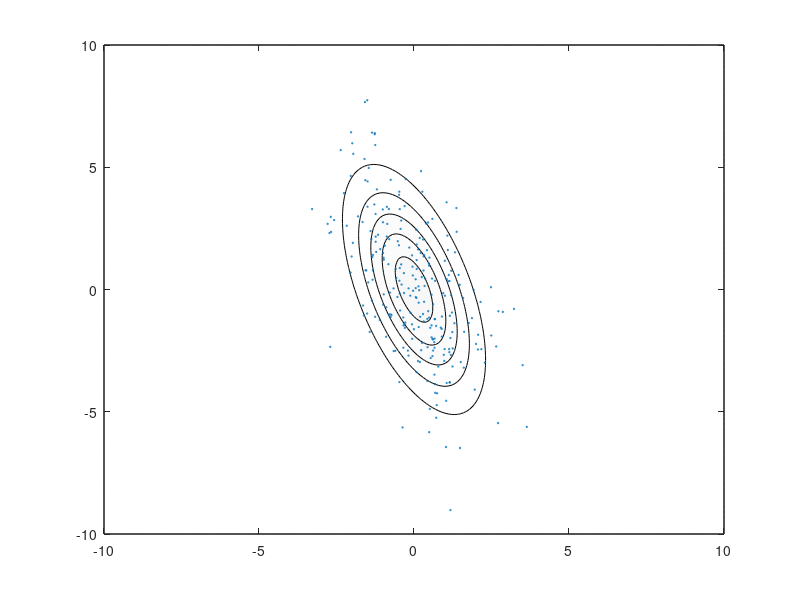

Recreate this plot in MATLAB. (Note: this script raises an error after producing the figure.)
clear all;
close all;

rng(0);

% hidden  parameters
s = [1,3];
H = s.*randn(256,2);
theta = 0.4*pi/4;
R = [cos(theta),sin(theta);-sin(theta),cos(theta)];
H = (R'*H')';

s = [4,0.4];
X = s.*randn(256,2);
theta = 1.0*pi/4;
R = [cos(theta),sin(theta);-sin(theta),cos(theta)];
X = (R'*X')';

% empirical statitistics
Chh = cov(H);
Cxx = cov(X);
[V,D] = eig(Chh);%,inv(Cxx));
[U,L] = eig(Cxx);

hmax = 2*ceil(sqrt(max(D(:))));
xmax = 2*ceil(sqrt(max(L(:))));
gmax = max(hmax,xmax);
[h1grid,h2grid] = meshgrid(-gmax:0.1:gmax);
grid = [h1grid(:),h2grid(:)];
[xmids,ymids] = meshgrid(-2*gmax:1:2*gmax);
mids = [xmids(:),ymids(:)];
map = 1-gray;
map = map(1:end-32,:);

figure(1);
colormap(map);
dist = reshape(mvnpdf(grid,[0,0],Chh),size(h1grid));
contourf(h1grid,h2grid,dist,0.08:-0.01:0.000,'LineColor','black');
hold on;
Y = H;
scatter(Y(:,1),Y(:,2),1,'red');
plotv(4*V,'r');
% xymids = (V'*mids')';
% [vx,vy] = voronoi(xymids(:,1),xymids(:,2));
% plot(vx,vy,'Color',0.7*[1,1,1]);
axis equal;
axis([-hmax,+hmax,-hmax,+hmax]);
xlabel('$h_1$');
ylabel('$h_2$');

figure(2);
colormap(map);
dist = reshape(mvnpdf((V'*grid')',[0,0],Chh),size(h1grid));
contourf(h1grid,h2grid,dist,0.08:-0.01:0.000,'LineColor','black');
hold on;
Y = (V'*H')';
scatter(Y(:,1),Y(:,2),1,'red');
plotv(4*inv(V')*V','r');
xymids = mids;
[vx,vy] = voronoi(xymids(:,1),xymids(:,2));
plot(vx,vy,'Color',0.7*[1,1,1]);
axis equal;
axis([-hmax,+hmax,-hmax,+hmax]);
xlabel('$c_1$');
ylabel('$c_2$');

figure(3);
colormap(map);
dist = reshape(mvnpdf(grid,[0,0],Chh),size(h1grid));
contourf(h1grid,h2grid,dist,0.08:-0.01:0.000,'LineColor','black');
hold on;
Y = H;
scatter(Y(:,1),Y(:,2),1,'red');
plotv(4*V,'r');
xymids = (V*mids')';
[vx,vy] = voronoi(xymids(:,1),xymids(:,2));
plot(vx,vy,'Color',0.7*[1,1,1]);
axis equal;
axis([-hmax,+hmax,-hmax,+hmax]);
xlabel('$h_1$');
ylabel('$h_2$');



figure(3);
colormap(map);
dist = reshape(mvnpdf(grid,[0,0],Cxx),size(h1grid));
contourf(h1grid,h2grid,dist,0.08:-0.01:0.000,'LineColor','black');
hold on;
Y = X;
scatter(Y(:,1),Y(:,2),1,'blue');
plotv(4*U,'b');
xymids = (U'*mids')';
% [ux,uy] = voronoi(xymids(:,1),xymids(:,2));
% plot(ux,uy,'Color',0.7*[1,1,1]);
axis equal;
axis([-xmax,+xmax,-xmax,+xmax]);
xlabel('$x_1$');
ylabel('$x_2$');

figure(2);
colormap(map);




